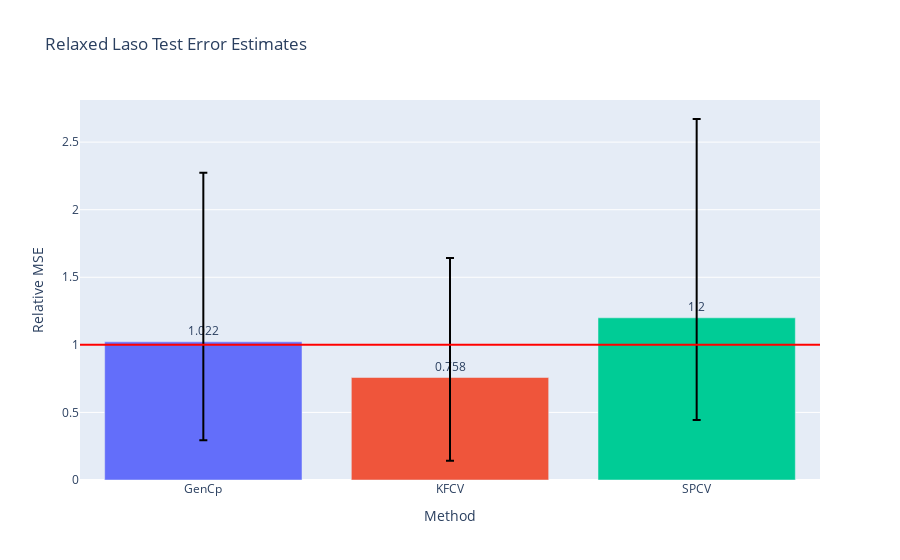

Here is the notebook cell this chart was saved with:
### Code cell
fig = go.Figure()
fig.add_trace(go.Bar(
    name='Control',
    x=['GenCp', 'KFCV', 'SPCV'], y=(df/risk).mean(),
    marker_color=px.colors.qualitative.Plotly,
    text=np.around((df/risk).mean(),3),
    textposition='outside',
    error_y=dict(
        type='data',
        color='black',
        symmetric=False,
        array=(df/risk).quantile(.75),
        arrayminus=(df/risk).quantile(.25))
))
# fig.add_trace(go.Bar(
#     name='Experimental',
#     x=['GenCp', 'KFCV', 'SPCV'], y=(df/risk).mean(),
#     error_y=dict(type='data', array=[1, 2])
# ))
# fig.update_layout(barmode='group')
fig.add_hline(y=1., line_color='red')
fig.update_layout(
    title="Relaxed Laso Test Error Estimates",
    xaxis_title="Method",
    yaxis_title="Relative MSE",
#     legend_title="Legend Title",
#     font=dict(
#         family="Courier New, monospace",
#         size=18,
#         color="RebeccaPurple"
#     )
)
# ticktext= []
# for i in np.arange()
# fig.update_layout(
#     yaxis = dict(
#         tickmode = 'linear',
#         tick0 = 0.,
#         dtick = 1.,
# #         ticktext = ticktext,
#     )
# )
fig.show()

### Figure 1 — Plotly figure (JSON) as saved in the notebook; plotly's stock layout.template omitted (floating-point values rounded to 4 significant figures)
{"data": [{"error_y": {"array": [1.251, 0.8836, 1.471], "arrayminus": [0.728, 0.6159, 0.7555], "color": "black", "symmetric": false, "type": "data"}, "marker": {"color": ["#636EFA", "#EF553B", "#00CC96", "#AB63FA", "#FFA15A", "#19D3F3", "#FF6692", "#B6E880", "#FF97FF", "#FECB52"]}, "name": "Control", "text": [1.022, 0.758, 1.2], "textposition": "outside", "type": "bar", "x": ["GenCp", "KFCV", "SPCV"], "y": [1.022, 0.7584, 1.2]}], "layout": {"shapes": [{"line": {"color": "red"}, "type": "line", "x0": 0, "x1": 1, "xref": "x domain", "y0": 1, "y1": 1, "yref": "y"}], "title": {"text": "Relaxed Laso Test Error Estimates"}, "xaxis": {"title": {"text": "Method"}}, "yaxis": {"title": {"text": "Relative MSE"}}}}
